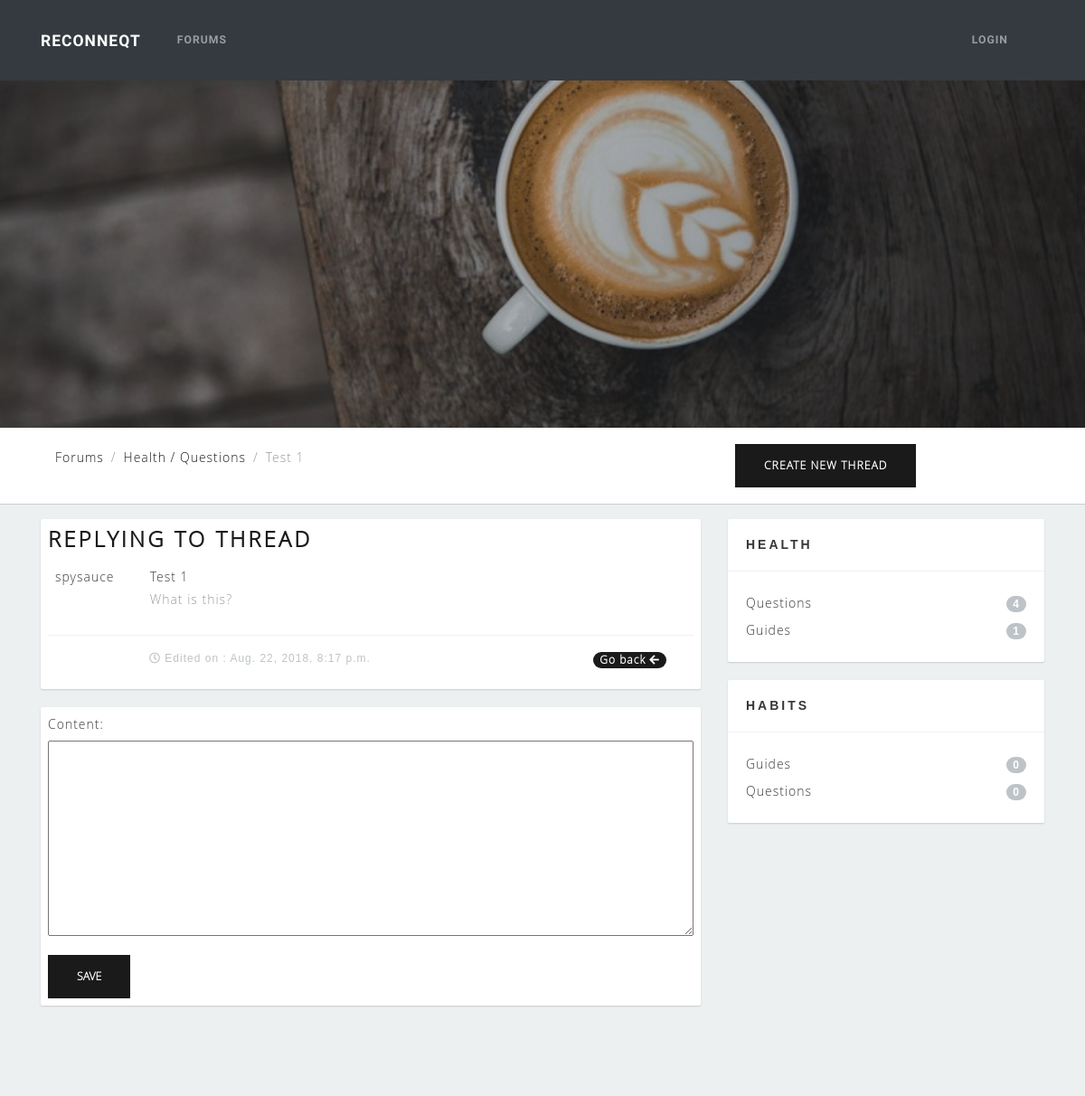
/forums/post/reply/1/, run on the app's committed database.
### forums/models.py (models this page shows)
class Thread(models.Model):
    title = models.CharField(max_length=100)
    thread_created = models.DateTimeField(auto_now_add=True)
    thread_edited = models.DateTimeField(blank=True, null=True)
    user = models.ForeignKey(User, on_delete=models.CASCADE)
    subject_fk = models.ForeignKey('Subject', on_delete=models.CASCADE, related_name='threads')
    def __str__(self):
        return self.title

class Subject(models.Model):
    subject_name = models.CharField(max_length=100)
    parent = models.ForeignKey('self', blank=True, null=True, on_delete=models.CASCADE, related_name='children')
    def __str__(self):
        if self.parent is None:
            return self.subject_name
        else:
            return "{} / {}".format(self.parent, self.subject_name)

class Post(models.Model):
    content = models.CharField(max_length=1000)
    original = models.BooleanField(default=False)
    post_created = models.DateTimeField(auto_now_add=True)
    post_edited = models.DateTimeField(blank=True, null=True)
    user = models.ForeignKey(User, on_delete=models.CASCADE)
    thread_fk = models.ForeignKey('Thread', on_delete=models.CASCADE, related_name='posts')
    def __str__(self):
        return self.content

### forums/views.py (the view)
# urls.py: path('post/reply/<int:pk>/', views.post_create, name='post_new'),
def post_create(request, pk):
    try:
        parents = Subject.objects.filter(parent=None)
        children = Subject.objects.exclude(parent=None)
        thread = Thread.objects.get(pk=pk)
        post = Post.objects.filter(thread_fk=thread).get(original=True)
        if request.method == 'POST':
            form = PostForm(request.POST, prefix='form')
            if form.is_valid():
                post = form.save(commit=False)
                post.user = request.user
                post.original = False
                post.thread_fk = thread
                post.save()
                return redirect('/forums/thread/'+str(pk)+'/')
        else:
            form = PostForm(prefix='form')
            context = {
                'parents': parents,
                'children': children,
                'thread': thread,
                'post': post,
                'form': form
            }
            return render(request, 'forums/post_edit.html', context)
    except Subject.DoesNotExist:
        raise Http404("Subject does not exist")
    return render(request, 'forums/')

### forums/forms.py
class PostForm(forms.ModelForm):
    class Meta:
        model = Post
        fields = ('content',)
        widgets = {
            'content': forms.Textarea(attrs={'rows': 10, 'style': 'width: 100%'})
        }

### forums/templatetags/forum_filters.py (called while the page is built)
@register.filter(name='slice_string')
def slice_string(value):
    parent, child = str(value).split('/')
    print("{} {}".format(parent, child))
    return child

### forums/templates/forums/post_edit.html
{% extends 'forums/base_forums.html' %}
{% block breadcrumbs %}
<ol class="breadcrumb">
  <li class="breadcrumb-item"><a href="{% url 'forum' %}">Forums</a></li>
  <li class="breadcrumb-item"><a href="{% url 'threads' s_id=thread.subject_fk.pk %}">{{ thread.subject_fk }}</a></li>
  <li class="breadcrumb-item active">{{ thread }}</li>
</ol>
{% endblock %}
{% block threads %}
<div class="thread p-2">
  <h3>Replying to thread</h3>
  <div class="posttop p-2">
    <div class="userinfo pull-left">
      {{ post.user }}
    </div>
    <div class="thread-title pull-left">
      {{ thread }}
      <p class="post">
        {{ post }}
      </p>
    </div>
    <div class="clearfix"></div>
  </div>
  <div class="post-info">
    {% if post.post_edited != None %}
      <div class="posted pull-left"><i class="far fa-clock"></i> Edited on : {{ post.post_edited }}</div>
    {% else %}
      <div class="posted pull-left"><i class="far fa-clock"></i> Posted on : {{ post.post_created }}</div>
    {% endif %}
    <div class="next pull-right">
      <a href="{% url 'thread_detail' pk=thread.id %}"><span class="badge badge-pill badge-primary">Go back <i class="fas fa-arrow-left"></i></span></a>
    </div>
    <div class="clearfix"></div>
  </div>
</div>
<div class="thread p-2">
  <form method="post">{% csrf_token %}
      {{ form.as_p }}
      <input class="btn btn-primary" type="submit" value="Save">
  </form>
</div>
{% endblock %}

### forums/templates/forums/base_forums.html (shortened to what this page needs)
{% extends 'habits/base_template.html' %}
{% load static %}
{% load forum_filters %}
{% block css %}
  <link href="{% static 'habits/css/forums.css' %}" rel="stylesheet">
{% endblock %}
{% block content %}
<header class="masthead-forums text-white text-center">
  <div class="overlay"></div>
</header>
<div class="middlenav">
  <div class="container">
    <div class="row">
      <div class="col-lg-8 col-md-8">
        {% block breadcrumbs %}{% endblock %}
      </div>
      <div class="col-lg-4 col-md-4">
        <a id="new-thread-button" href="{% url 'thread_new' %}" class="btn btn-primary m-2" method="POST">
          Create new thread
        </a>
      </div>
    </div>
  </div>
</div>
<div id="content-wrapper">
  <div class="container">
    <div class="row">
      <div class="col-lg-8 col-md-8">
        {% block threads %}{% endblock %}
      </div>
      <div class="col-lg-4 col-md-4">
        {% for s in parents %}
        <div class="sidebarblock">
          <h3>{{ s }}</h3>
          <div class="divline"></div>
          <div class="blocktxt">
            <ul class="cats">
              {% for c in children %}
                {% if c.parent == s %}
                  <li>
                    <a href="{% url 'threads' s_id=c.pk %}">
                      {{ c|slice_string }}
                      <span class="badge badge-primary badge-pill pull-right">{{ c.threads.count }}</span>
                    </a>
                  </li>
                {% endif %}
              {% endfor %}
            </ul>
          </div>
        </div>
        {% endfor %}
      </div>
    </div>
  </div>
</div>
{% endblock %}

### habits/static/habits/css/forums.css (style rules this page uses)
#content-wrapper { overflow-x: hidden; width: 100%; padding-top: 1rem; padding-bottom: 80px; background: #ecf0f1; font-family: 'Open Sans Light', sans-serif; }
header.masthead-forums { position: relative; background-color: #343a40; background: url("../img/pexels-photo-374147.jpeg") no-repeat center center; -webkit-background-size: cover; -moz-background-size: cover; -o-background-size: cover; background-size: cover; padding-top: 8rem; padding-bottom: 8rem; }
header.masthead-forums .overlay { position: absolute; background-color: #212529; height: 100%; width: 100%; top: 0; left: 0; opacity: 0.3; }
@media (min-width: 768px) { header.masthead-forums { padding-top: 12rem; padding-bottom: 12rem; } }
.middlenav { height: auto; border-bottom: 1px solid #c9cccd; padding: 10px; font-size: 14px; color: #363838; font-family: 'Open Sans Light', sans-serif; }
.pull-left { float: left !important; }
.pull-right { float: right !important; }
.userinfo { width: 15%; }
.thread { border-width: thin; background-color: #ffffff; border-radius: 2px; box-shadow: 0 1px 2px #c9cccd; margin-bottom: 20px; font-size: 14px; color: #363838; font-family: 'Open Sans Light', sans-serif; }
.thread-title { font-size: 14px; width: 85%; }
.post { font-size: 14px; color: #989c9e; font-family: 'Open Sans Light', sans-serif; line-height: 30px; }
.post-info { font-size: 14px; border-top: solid 1px #f1f1f1; line-height: 50px; padding: 0 30px 0 94px; }
.post-info .posted { width: 300px; margin-left: 18px; font-size: 12px; color: #bdc3c7; font-family: 'Open Sans Regular', sans-serif; }
.post-info .next { width: 90px; text-align: right; }
.post-info .next a { font-size: 16px; color: #bdc3c7; }
.sidebarblock { background-color: #ffffff; border-radius: 2px; box-shadow: 0 1px 2px #c9cccd; margin-bottom: 20px; }
.sidebarblock h3 { color: #363838; font-size: 14px; font-family: 'Open Sans Bold', sans-serif; margin: 0; padding: 20px; }
.sidebarblock .divline { height: 1px; line-height: 1px; border-bottom: solid 1px #f1f1f1; }
.sidebarblock .blocktxt { font-size: 14px; color: #363838; font-family: 'Open Sans Light', sans-serif; padding: 20px; }
ul.cats { margin: 0; padding: 0; }
ul.cats li { list-style: none; display: block; margin: 0; padding: 0; line-height: 30px; }
ul.cats li a { font-size: 14px; color: #363838; font-family: 'Open Sans Light', sans-serif; line-height: 30px; }
ul.cats .badge { background-color: #bdc3c7; font-size: 12px; color: #ffffff; font-family: 'Open Sans Bold', sans-serif; margin-top: 7px; }

### data on the page
Thread: subject_fk "Health / Questions", title "Test 1"
Post: user "spysauce", content "What is this?", post_edited "Aug. 22, 2018, 8:17 p.m."
Subject: parent+subject_name "HEALTH"
Subject: parent+subject_name "Questions", threads.count "4"
Subject: parent+subject_name "Guides", threads.count "1"
Subject: parent+subject_name "HABITS"
Subject: parent+subject_name "Guides", threads.count "0"
Subject: parent+subject_name "Questions", threads.count "0"
